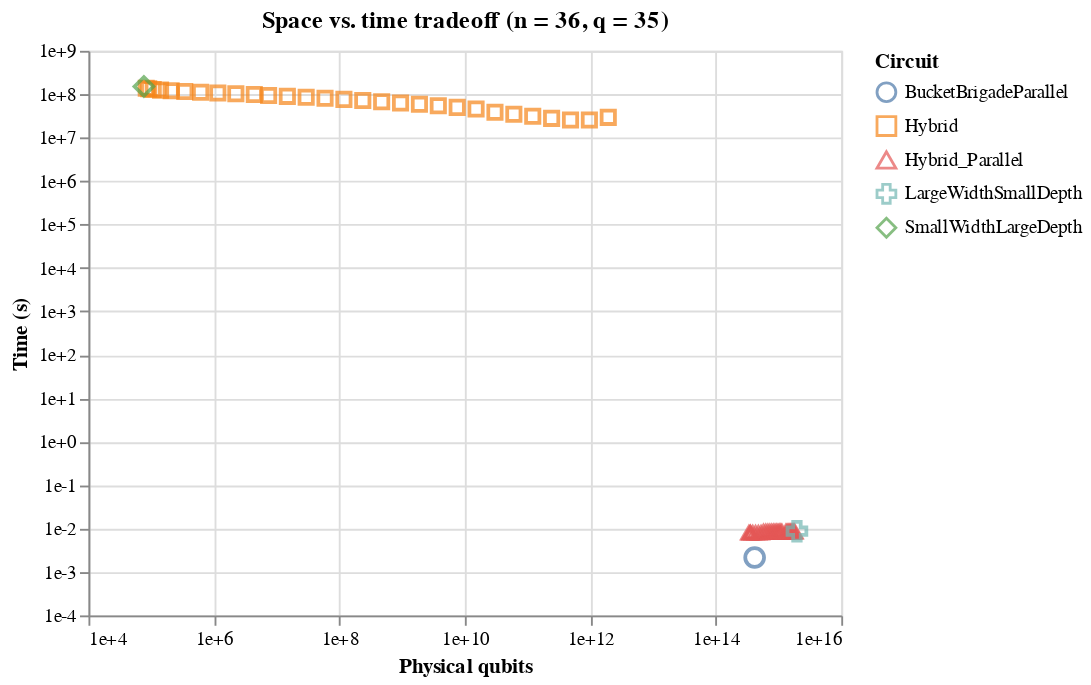

The code cell stored with this chart in its notebook:
### Code cell
# Space vs. time tradeoff
hybrids = df[np.logical_and([(df['name'][i] == "Hybrid" or df['name'][i] == "Hybrid_Parallel") for i in range(df.shape[0])], np.logical_and(df['n'] == 36, df['q'] == 35))]

nonhybrids = df[np.logical_and([df['name'][i][0:6] != "Hybrid" and df['name'][i][0:6] != "Double" for i in range(df.shape[0])], np.logical_and(df['n'] == 36, np.logical_or(df['q'] == 35, df['q'] == 0)))]
nonhybrids = nonhybrids[nonhybrids['name'] != "BucketBrigade"]

lines = Chart(hybrids, name="space_v_time_basic_bucket", title="Space vs. time tradeoff (n = 36, q = 35)").mark_point(size=50).encode(x=X('total_phys_q',
                                  scale=Scale(type='log',
                                              domain=[1e4,1e16]),
                                  axis=Axis(title="Physical qubits",
                                            format="e", tickCount=6)),
                              y=Y('total_time',
                                  scale=Scale(type='log',domain=[1e-4,1e9]),
                                  axis=Axis(title="Time (s)",
                                            format="e")),
                               shape='name',                                                                                     
                              color=Color('name', legend=Legend(title="Circuit"))
                              )

points = Chart(nonhybrids).mark_point(size=100).encode(x=X('total_phys_q'), y=('total_time'), shape='name', color='name')

lines + points
